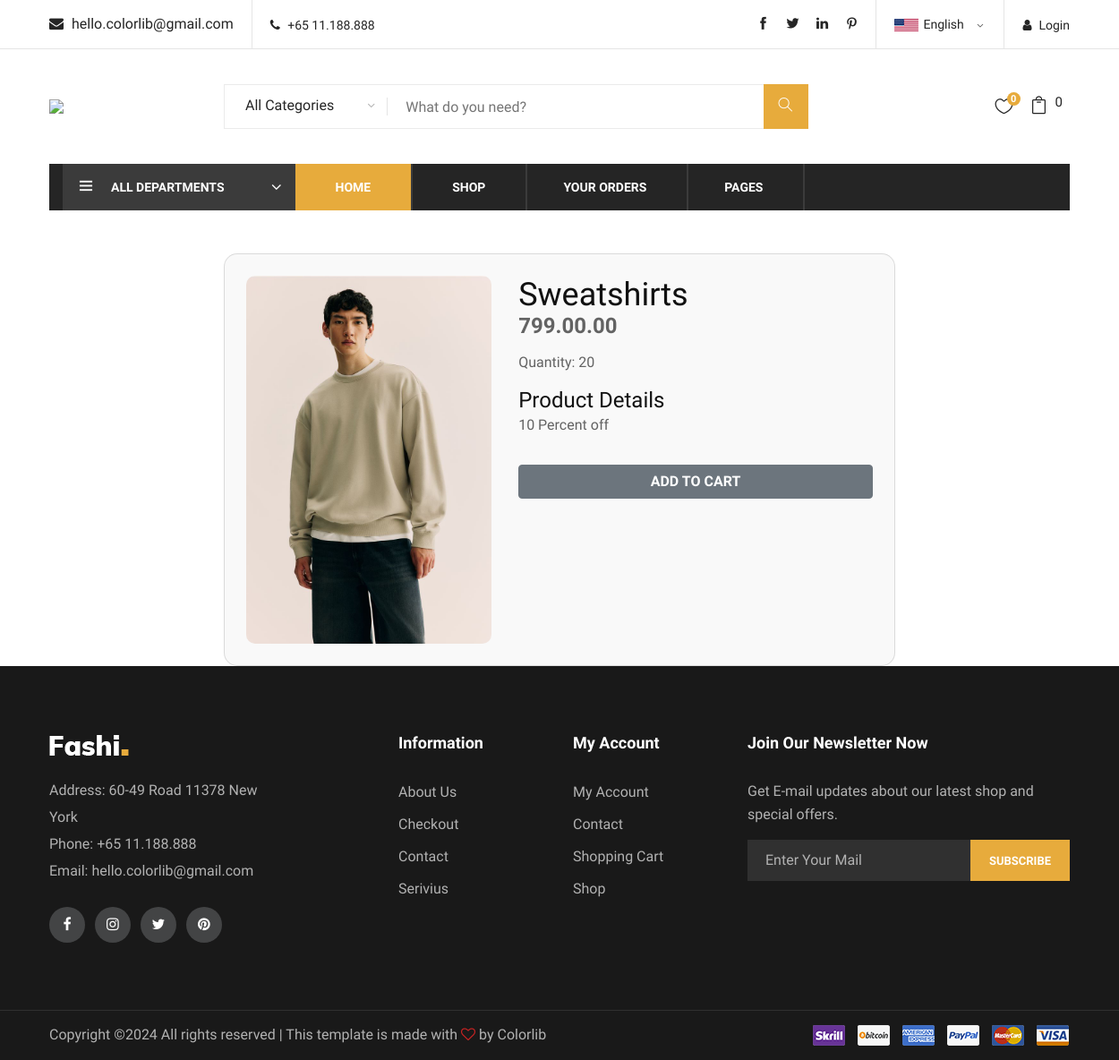
Page /details/3/ on the committed database.
### shop/models.py (models this page shows, shortened)
class Product(models.Model):
    name = models.CharField(max_length=20)
    desc = models.TextField()
    image = models.ImageField(upload_to="products/")
    price = models.DecimalField(max_digits=10, decimal_places=2)
    stock = models.IntegerField()
    available = models.BooleanField(default=True)
    created = models.DateTimeField(auto_now_add=True)
    updated = models.DateTimeField(auto_now=True)
    category = models.ForeignKey(Category, on_delete=models.CASCADE)

### shop/views.py (the view)
# urls.py: path('details/<int:p>/', views.details, name="details"),
def details(request,p):
    pro=Product.objects.get(id=p)
    context={'product':pro}
    return render(request,'detail.html',context)

### cart/context_processors.py (called while the page is built, shortened)
def count_items(request):
    u = request.user
    count = 0
    return {'count_items': count}

### shop/context_processors.py (called while the page is built)
def menu_links(request):
    c=Category.objects.all()
    return {'links':c}

### templates/detail.html
{% extends 'base.html' %}
{% load static %}
{% block content %}
<div class="container mt-5">
    <div class="row justify-content-center">
        <div class="col-md-8">
            <div class="card p-4" style="border-radius: 15px; background-color: #f9f9f9;">
                <div class="row">
                    <div class="col-md-5 text-center">
                        <img src="{{ product.image.url }}" alt="{{ product.name }}" class="img-fluid" style="border-radius: 10px;">
                    </div>
                    <div class="col-md-7">
                        <h2>{{ product.name }}</h2>
                        <p style="font-size: 1.5rem; font-weight: bold;">{{ product.price }}.00</p>
                        <p>Quantity: {{ product.stock }}</p>
                        <h4>Product Details</h4>
                        <p>{{ product.desc }}</p>
                        <a href="{% url 'cart:addtocart' product.id %}" class="btn btn-secondary mt-3" style="width: 100%; font-weight: bold;">
                            ADD TO CART
                        </a>
                    </div>
                </div>
            </div>
        </div>
    </div>
</div>
{% endblock %}

### static/css/style.css (style rules this page uses)
html, body { height: 100%; font-family: "Muli", sans-serif; -webkit-font-smoothing: antialiased; font-smoothing: antialiased; }
h1, h2, h3, h4, h5, h6 { margin: 0; color: #111111; font-weight: 400; font-family: "Muli", sans-serif; }
h2 { font-size: 36px; }
h4 { font-size: 24px; }
p { font-size: 16px; font-family: "Muli", sans-serif; color: #636363; font-weight: 400; line-height: 26px; margin: 0 0 15px 0; }
img { max-width: 100%; }
@media only screen and (min-width: 1200px) { .container { max-width: 1170px; } }

### rows in the picture
Product: image (picture), name "Sweatshirts", price "799.00", stock "20", desc "10 Percent off"

### other values in the picture
{{ count_items }} "0"
